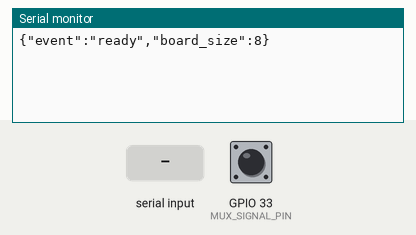
Simulated run of this program. Board: ESP32. On the bench: the last lines printed to the serial monitor. The inputs (shaded band) are chosen by the test bench; at power-on: GPIO 33 (MUX_SIGNAL_PIN) HIGH.

Above: at 1.2 s.
1.3 s: GPIO 33 (MUX_SIGNAL_PIN) pulled LOW for 0.15 s
At 2.5 s:
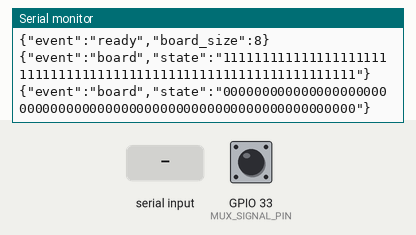
2.9 s: "ping\n" received over Serial
At 4.1 s:
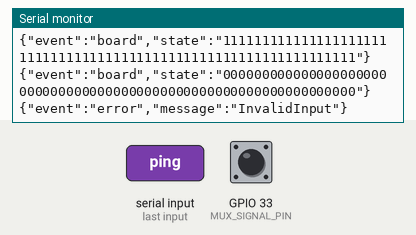
4.4 s: "1\n" received over Serial
At 5.2 s:
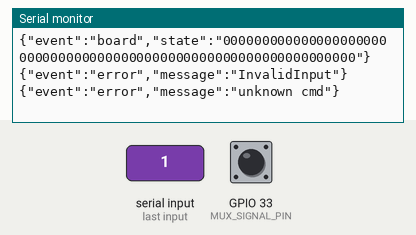

The program:

main.cpp
```cpp
// ESP32 #2 firmware -- chessboard sensing.
//
// Deliberately "dumb"; all chess logic lives on the PC (see
// software/chess_arm). This board's only job is scanning the 8x8
// reed-switch matrix (rows direct, columns through a 16-channel analog
// mux -- see config.h) and reporting occupancy changes over USB serial.
// Arm control is a separate ESP32 -- see firmware/esp32_arm -- with its own
// USB-serial link to the PC; the two boards don't talk to each other.
//
// Communication is newline-delimited JSON over USB serial -- see
// docs/protocol.md.

#include <Arduino.h>
#include <ArduinoJson.h>

#include "Protocol.h"
#include "ReedMatrix.h"
#include "config.h"

namespace {
ReedMatrix reedMatrix;
uint32_t lastScanMs = 0;
}  // namespace

void handleCommand(const JsonDocument& cmd) {
  const char* type = cmd["cmd"] | "";

  if (strcmp(type, "ping") == 0) {
    protocol::sendPong();
  } else {
    protocol::sendError("unknown cmd");
  }
}

void setup() {
  Serial.begin(SERIAL_BAUD);
  reedMatrix.begin();
  protocol::sendReady();
}

void loop() {
  JsonDocument cmd;
  if (protocol::pollCommand(cmd)) {
    handleCommand(cmd);
  }

  uint32_t now = millis();
  if (now - lastScanMs >= SCAN_INTERVAL_MS) {
    lastScanMs = now;
    if (reedMatrix.scan()) {
      protocol::sendBoardState(reedMatrix.toStateString());
    }
  }
}
```

Protocol.cpp
```cpp
#include "Protocol.h"

namespace protocol {

namespace {
String lineBuffer;
}  // namespace

void sendReady() {
  JsonDocument doc;
  doc["event"] = "ready";
  doc["board_size"] = BOARD_SIZE;
  serializeJson(doc, Serial);
  Serial.println();
}

void sendBoardState(const String& stateString) {
  JsonDocument doc;
  doc["event"] = "board";
  doc["state"] = stateString;
  serializeJson(doc, Serial);
  Serial.println();
}

void sendPong() {
  JsonDocument doc;
  doc["event"] = "pong";
  serializeJson(doc, Serial);
  Serial.println();
}

void sendError(const char* message) {
  JsonDocument doc;
  doc["event"] = "error";
  doc["message"] = message;
  serializeJson(doc, Serial);
  Serial.println();
}

bool pollCommand(JsonDocument& out) {
  while (Serial.available() > 0) {
    char c = static_cast<char>(Serial.read());
    if (c == '\n') {
      if (lineBuffer.length() == 0) continue;

      DeserializationError err = deserializeJson(out, lineBuffer);
      lineBuffer = "";
      if (err) {
        sendError(err.c_str());
        return false;
      }
      return true;
    }
    if (c != '\r') {
      lineBuffer += c;
      if (lineBuffer.length() > JSON_DOC_SIZE) {
        lineBuffer = "";  // guard against a runaway/garbled line
      }
    }
  }
  return false;
}

}  // namespace protocol
```

Protocol.h
```cpp
#pragma once

#include <Arduino.h>
#include <ArduinoJson.h>

#include "config.h"

// Newline-delimited JSON protocol between the board ESP32 and the PC.
// Full spec lives in docs/protocol.md at the repo root.
namespace protocol {

void sendReady();
void sendBoardState(const String& stateString);
void sendPong();
void sendError(const char* message);

// Reads at most one complete line from Serial (non-blocking). Returns true
// and fills `out` if a full JSON command was received and parsed.
bool pollCommand(JsonDocument& out);

}  // namespace protocol
```

ReedMatrix.cpp
```cpp
#include "ReedMatrix.h"

void ReedMatrix::begin() {
  for (uint8_t r = 0; r < BOARD_SIZE; r++) {
    pinMode(ROW_PINS[r], OUTPUT);
    digitalWrite(ROW_PINS[r], HIGH);  // idle high, driven low while scanned
  }
  for (uint8_t s = 0; s < 4; s++) {
    pinMode(MUX_SELECT_PINS[s], OUTPUT);
  }
  // The mux's on-resistance is low enough that the ESP32's internal
  // pull-up works fine through it -- no external resistor needed.
  pinMode(MUX_SIGNAL_PIN, INPUT_PULLUP);
}

void ReedMatrix::selectMuxChannel(uint8_t channel) const {
  for (uint8_t s = 0; s < 4; s++) {
    digitalWrite(MUX_SELECT_PINS[s], (channel >> s) & 0x01);
  }
  delayMicroseconds(5);  // let the mux's analog switches settle
}

bool ReedMatrix::readColumn(uint8_t col) const {
  selectMuxChannel(COL_MUX_CHANNELS[col]);
  // Closed reed switch pulls the shared SIG line LOW when its row is
  // driven LOW and its column is the one currently selected on the mux.
  return digitalRead(MUX_SIGNAL_PIN) == LOW;
}

bool ReedMatrix::scan() {
  bool changed = false;

  for (uint8_t r = 0; r < BOARD_SIZE; r++) {
    digitalWrite(ROW_PINS[r], LOW);
    delayMicroseconds(20);  // let the line settle before sampling

    for (uint8_t c = 0; c < BOARD_SIZE; c++) {
      bool occupied = readColumn(c);
      if (occupied != state_[r][c]) {
        state_[r][c] = occupied;
        changed = true;
      }
    }

    digitalWrite(ROW_PINS[r], HIGH);
  }

  return changed;
}

bool ReedMatrix::at(uint8_t row, uint8_t col) const { return state_[row][col]; }

String ReedMatrix::toStateString() const {
  String out;
  out.reserve(BOARD_SIZE * BOARD_SIZE);
  for (uint8_t r = 0; r < BOARD_SIZE; r++) {
    for (uint8_t c = 0; c < BOARD_SIZE; c++) {
      out += state_[r][c] ? '1' : '0';
    }
  }
  return out;
}
```

ReedMatrix.h
```cpp
#pragma once

#include <Arduino.h>

#include "config.h"

// Scans the row/column reed-switch matrix under the board and keeps the last
// known occupancy state (true = square occupied). Rows are driven directly;
// columns are read one at a time through a CD74HC4067 16-channel mux (see
// config.h for why). Call scan() from loop(); it returns true only on the
// tick where the state actually changed, so the caller can decide when it's
// worth sending an update to the PC.
class ReedMatrix {
 public:
  void begin();
  bool scan();
  bool at(uint8_t row, uint8_t col) const;

  // 64-char string of '0'/'1', row-major (row * BOARD_SIZE + col).
  // Mapping this to algebraic squares (a1, e4, ...) is left to the PC side,
  // since it depends on how the board was physically wired/oriented.
  String toStateString() const;

 private:
  void selectMuxChannel(uint8_t channel) const;
  bool readColumn(uint8_t col) const;

  bool state_[BOARD_SIZE][BOARD_SIZE] = {};
};
```

config.h
```cpp
#pragma once

// ---------------------------------------------------------------------------
// General
// ---------------------------------------------------------------------------
#define SERIAL_BAUD 115200
#define JSON_DOC_SIZE 512

// ---------------------------------------------------------------------------
// Reed switch matrix (8x8 board = 64 squares, wired as a row/column matrix
// to avoid needing 64 GPIOs). Each row is driven LOW one at a time; a closed
// reed switch pulls its column LOW while that row is active.
//
// Rows are still driven directly (8 GPIOs), but instead of also wiring 8
// direct column inputs, the columns are read through a single CD74HC4067
// 16-channel analog multiplexer: 4 select lines choose which of its 16
// inputs is connected to the shared SIG pin, which the ESP32 reads with a
// single GPIO. That trades 8 GPIOs for 5 (4 select + 1 signal) and leaves
// 8 of the mux's 16 channels free for a bigger board or extra digital
// sensors later.
//
// GPIO0/2/12 (boot-strapping) and GPIO1/3 (UART0, used by USB serial to the
// PC) are intentionally left free.
//
// TODO: confirm these GPIOs against your actual wiring before flashing.
// ---------------------------------------------------------------------------
constexpr uint8_t BOARD_SIZE = 8;
constexpr uint8_t ROW_PINS[BOARD_SIZE] = {4, 5, 13, 14, 16, 17, 18, 19};

// CD74HC4067 select pins S0..S3 (binary-encode the channel to read, 0-15).
constexpr uint8_t MUX_SELECT_PINS[4] = {25, 26, 27, 32};
// CD74HC4067 SIG pin -- shared input for whichever channel is selected.
// Internal pull-up works fine through the mux's low on-resistance, so no
// external resistor is needed here (unlike a direct GPIO34-39 hookup).
constexpr uint8_t MUX_SIGNAL_PIN = 33;

// Which mux channel (0-15) each of the 8 matrix columns is wired to. Default
// assumes columns are wired to mux channels 0-7 in order, leaving 8-15 free.
constexpr uint8_t COL_MUX_CHANNELS[BOARD_SIZE] = {0, 1, 2, 3, 4, 5, 6, 7};

// How often (ms) the reed matrix is scanned.
constexpr uint16_t SCAN_INTERVAL_MS = 50;
```

Measured:
- after the input at 1.3 s, the serial monitor: prints a new line at once (image 1)
- after the input at 2.9 s, the serial monitor: prints a new line at once (image 2)
- after the input at 4.4 s, the serial monitor: prints a new line at once (image 3)
